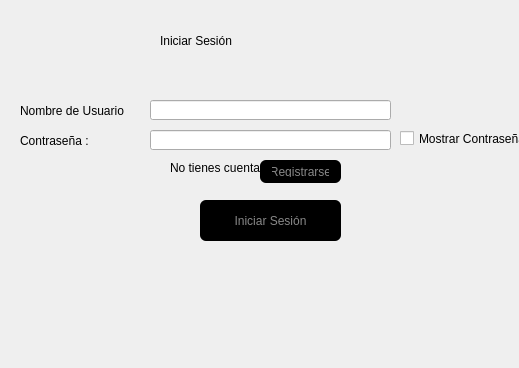
<?xml version="1.0" encoding="UTF-8"?>
<ui version="4.0">
 <class>botoniniciar</class>
 <widget class="QDialog" name="botoniniciar">
  <property name="geometry">
   <rect>
    <x>0</x>
    <y>0</y>
    <width>519</width>
    <height>368</height>
   </rect>
  </property>
  <property name="windowTitle">
   <string>Dialog</string>
  </property>
  <widget class="QLabel" name="label">
   <property name="geometry">
    <rect>
     <x>160</x>
     <y>10</y>
     <width>221</width>
     <height>61</height>
    </rect>
   </property>
   <property name="styleSheet">
    <string notr="true">font: 30pt &quot;Urban Graffiti PERSONAL USE ONL&quot;;</string>
   </property>
   <property name="text">
    <string>Iniciar Sesión</string>
   </property>
  </widget>
  <widget class="QLabel" name="label_2">
   <property name="geometry">
    <rect>
     <x>20</x>
     <y>100</y>
     <width>131</width>
     <height>21</height>
    </rect>
   </property>
   <property name="styleSheet">
    <string notr="true">font: 10pt &quot;MS Shell Dlg 2&quot;;</string>
   </property>
   <property name="text">
    <string>Nombre de Usuario</string>
   </property>
  </widget>
  <widget class="QLineEdit" name="name">
   <property name="geometry">
    <rect>
     <x>150</x>
     <y>100</y>
     <width>241</width>
     <height>20</height>
    </rect>
   </property>
   <property name="text">
    <string/>
   </property>
   <property name="maxLength">
    <number>20</number>
   </property>
  </widget>
  <widget class="QLabel" name="label_3">
   <property name="geometry">
    <rect>
     <x>20</x>
     <y>130</y>
     <width>131</width>
     <height>21</height>
    </rect>
   </property>
   <property name="styleSheet">
    <string notr="true">font: 10pt &quot;MS Shell Dlg 2&quot;;</string>
   </property>
   <property name="text">
    <string>Contraseña :</string>
   </property>
  </widget>
  <widget class="QLineEdit" name="password">
   <property name="geometry">
    <rect>
     <x>150</x>
     <y>130</y>
     <width>241</width>
     <height>20</height>
    </rect>
   </property>
   <property name="text">
    <string/>
   </property>
   <property name="maxLength">
    <number>500</number>
   </property>
   <property name="echoMode">
    <enum>QLineEdit::Password</enum>
   </property>
  </widget>
  <widget class="QPushButton" name="loginbutton">
   <property name="geometry">
    <rect>
     <x>200</x>
     <y>200</y>
     <width>141</width>
     <height>41</height>
    </rect>
   </property>
   <property name="styleSheet">
    <string notr="true">QPushButton {
    background-color: #000000;
    color: #888888;
    border: none;
    border-radius: 6px;
    padding: 6px 12px;
    font: 14pt &quot;Impact&quot;;
}

QPushButton:hover {
    color: #ffffff;
    font: 14pt &quot;Impact&quot;;
}

QPushButton:pressed {
    background-color: #111111;
    font: 14pt &quot;Impact&quot;;
}

QPushButton:disabled {
    background-color: #222222;
    color: #555555;
    font: 14pt &quot;Impact&quot;;
}
</string>
   </property>
   <property name="text">
    <string>Iniciar Sesión</string>
   </property>
  </widget>
  <widget class="QCheckBox" name="showpassword">
   <property name="geometry">
    <rect>
     <x>400</x>
     <y>130</y>
     <width>121</width>
     <height>17</height>
    </rect>
   </property>
   <property name="styleSheet">
    <string notr="true"/>
   </property>
   <property name="text">
    <string>Mostrar Contraseña</string>
   </property>
  </widget>
  <widget class="QLabel" name="label_4">
   <property name="geometry">
    <rect>
     <x>170</x>
     <y>160</y>
     <width>91</width>
     <height>16</height>
    </rect>
   </property>
   <property name="styleSheet">
    <string notr="true">font: 8pt &quot;Impact&quot;;
color: rgb(0, 0, 0);</string>
   </property>
   <property name="text">
    <string>No tienes cuenta?</string>
   </property>
  </widget>
  <widget class="QPushButton" name="registerbutton">
   <property name="geometry">
    <rect>
     <x>260</x>
     <y>160</y>
     <width>81</width>
     <height>23</height>
    </rect>
   </property>
   <property name="styleSheet">
    <string notr="true">QPushButton {
    background-color: #000000;
    color: #888888;
    border: none;
    border-radius: 6px;
    padding: 6px 12px;
    font: 8pt &quot;Impact&quot;;
}

QPushButton:hover {
    color: #ffffff;
    font: 8pt &quot;Impact&quot;;
}

QPushButton:pressed {
    background-color: #111111;
    font: 8pt &quot;Impact&quot;;
}

QPushButton:disabled {
    background-color: #222222;
    color: #555555;
    font: 8pt &quot;Impact&quot;;
}
</string>
   </property>
   <property name="text">
    <string>Registrarse</string>
   </property>
  </widget>
  <widget class="QLabel" name="label_5">
   <property name="geometry">
    <rect>
     <x>10</x>
     <y>300</y>
     <width>61</width>
     <height>61</height>
    </rect>
   </property>
   <property name="styleSheet">
    <string notr="true">font: 30pt &quot;Urban Graffiti PERSONAL USE ONL&quot;;</string>
   </property>
   <property name="text">
    <string/>
   </property>
   <property name="pixmap">
    <pixmap>logo.png</pixmap>
   </property>
   <property name="scaledContents">
    <bool>true</bool>
   </property>
  </widget>
 </widget>
 <resources/>
 <connections/>
</ui>
